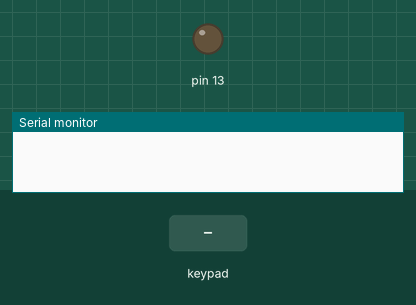
A sketch run on a simulated Arduino Uno, built with avr-gcc and run on an emulated ATmega328P. Parts: output pins drawn as LEDs (lit = HIGH), the last lines printed to the serial monitor. The test bench sets the inputs (shaded band).

Above: at 1.2 s.
1.3 s: key '#' pressed
At 2.2 s:
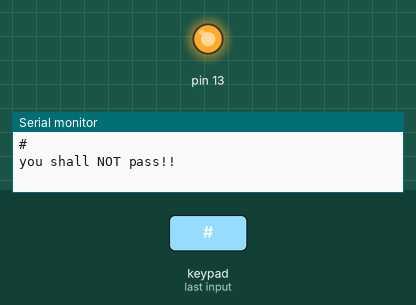
2.8 s: keypad keys A 1 1 1 2 pressed 0.4 s apart
7.8 s: key 'B' pressed
9.6 s: keypad keys A 1 1 1 2 * pressed 0.4 s apart
13.5 s: key 'C' pressed
15.0 s: keypad keys A 1 1 1 2 D pressed 0.4 s apart
Timing chart, 0 to 18.0 s (numbered marks = the images above; inputs shaded):
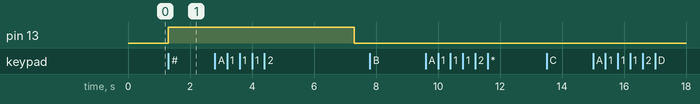

The sketch:

sketch.ino
```cpp
#include <Key.h>
#include <Keypad.h>
#define makeKeyMap(x) ((char*)x)

const byte ROWS = 4;
const byte COLS = 4;

byte rowPins[ROWS] = {9, 8, 7, 6};
byte colPins[COLS] = {5, 4, 3, 2};

char keys[ROWS][COLS] = {
  {'1', '2', '3', 'A'},
  {'4', '5', '6', 'B'},
  {'7', '8', '9', 'C'},
  {'*', '0', '#', 'D'}
};

Keypad keypad = Keypad(makeKeyMap(keys), rowPins, colPins, ROWS, COLS);
const String password = "A1112";
String userInput;
void setup() {
  // put your setup code here, to run once:
  Serial.begin(9600);
  userInput.reserve(40);
  pinMode(13, OUTPUT);
}

void loop() {
  char keyInput = keypad.getKey();

  if (keyInput) {
    Serial.println(keyInput);
    if(keyInput == '*'){
      userInput = "";
    }
    if (keyInput == '#'){
      if(password == userInput){
        Serial.println("you shall pass :)");
        userInput = "";
        digitalWrite(12 , HIGH);
        delay(6000);
        digitalWrite(12 , LOW);
      }
      else{
          Serial.println("you shall NOT pass!!");
          digitalWrite(13,HIGH);
          delay(6000);
          digitalWrite(13,LOW);
      }
    }
    else{
      userInput += keyInput;
     }
    }

}
```

Measured:
- after the input at 1.3 s, pin 13: LOW → HIGH at once
